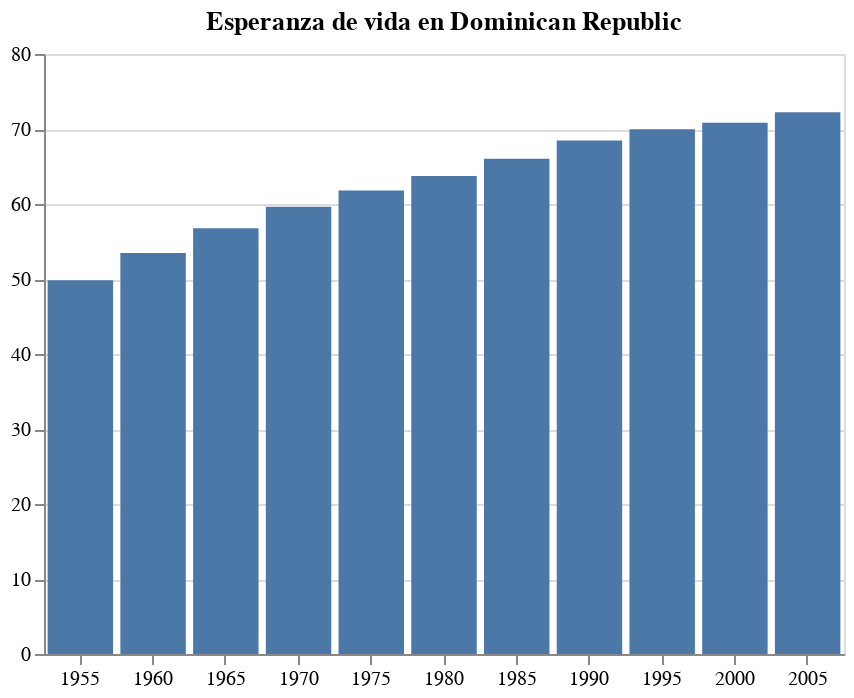

The notebook cell this image was saved under:
### Code cell
crear_grafico(datos = data, pais = 'Dominican Republic')

### Figure 1 — Vega-Lite specification as saved in the notebook (floating-point values rounded to 4 significant figures)
{"config": {"view": {"continuousWidth": 300, "continuousHeight": 300}}, "data": {"name": "data-1d29e58cd6de801d5f1b56d61436a992"}, "mark": {"type": "bar"}, "encoding": {"x": {"axis": {"labelAngle": 0}, "field": "year", "title": "", "type": "ordinal"}, "y": {"field": "life_expect", "title": "", "type": "quantitative"}}, "title": "Esperanza de vida en Dominican Republic", "width": 400, "$schema": "https://vega.github.io/schema/vega-lite/v5.14.1.json", "datasets": {"data-1d29e58cd6de801d5f1b56d61436a992": [{"year": 1955, "country": "Dominican Republic", "cluster": 3, "pop": 2737257, "life_expect": 49.83, "fertility": 7.641}, {"year": 1960, "country": "Dominican Republic", "cluster": 3, "pop": 3231488, "life_expect": 53.46, "fertility": 7.351}, {"year": 1965, "country": "Dominican Republic", "cluster": 3, "pop": 3805881, "life_expect": 56.75, "fertility": 6.649}, {"year": 1970, "country": "Dominican Republic", "cluster": 3, "pop": 4422755, "life_expect": 59.63, "fertility": 5.71}, {"year": 1975, "country": "Dominican Republic", "cluster": 3, "pop": 5048499, "life_expect": 61.79, "fertility": 4.76}, {"year": 1980, "country": "Dominican Republic", "cluster": 3, "pop": 5696855, "life_expect": 63.73, "fertility": 4.0}, {"year": 1985, "country": "Dominican Republic", "cluster": 3, "pop": 6377765, "life_expect": 66.05, "fertility": 3.47}, {"year": 1990, "country": "Dominican Republic", "cluster": 3, "pop": 7077651, "life_expect": 68.46, "fertility": 3.2}, {"year": 1995, "country": "Dominican Republic", "cluster": 3, "pop": 7730224, "life_expect": 69.96, "fertility": 3.05}, {"year": 2000, "country": "Dominican Republic", "cluster": 3, "pop": 8385828, "life_expect": 70.85, "fertility": 2.95}, {"year": 2005, "country": "Dominican Republic", "cluster": 3, "pop": 9049595, "life_expect": 72.23, "fertility": 2.81}]}}
